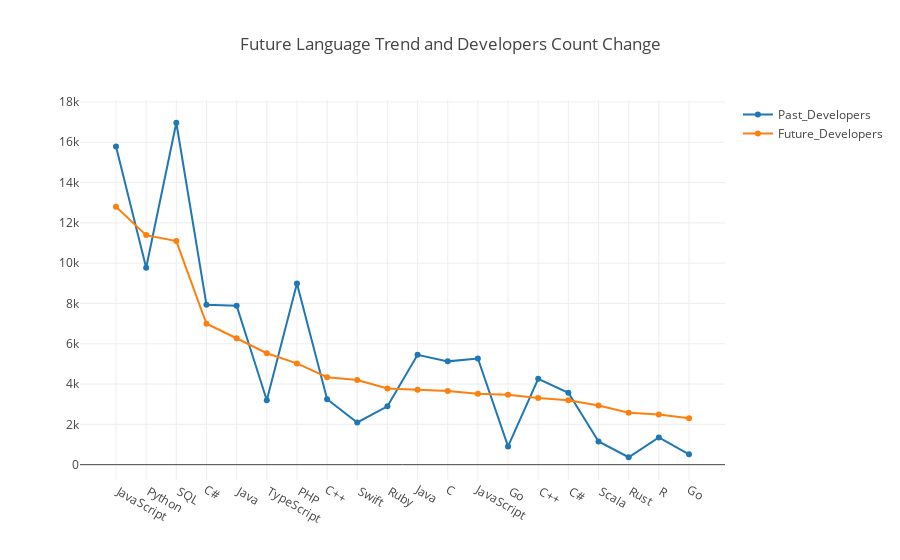

Here is the notebook cell this chart was saved with:
### Code cell
# Create traces
trace0 = go.Scatter(
    x = agg_df.Languages[0:20],
    y = agg_df.Past_Developers_Count[0:20],
    mode = 'lines+markers',
    name = 'Past_Developers'
)

trace1 = go.Scatter(
    x = agg_df.Languages[0:20],
    y = agg_df.Future_Developers_Count[0:20],
    mode = 'lines+markers',
    name = 'Future_Developers'
)

data = [trace0, trace1]
layout = dict(title = "Future Language Trend and Developers Count Change")
    
fig = dict(data = data, layout = layout)
py.iplot(fig, filename = 'scatter-mode')

### Figure 1 — Plotly figure (JSON) as saved in the notebook; plotly's stock layout.template omitted (floating-point values rounded to 4 significant figures)
{"data": [{"mode": "lines+markers", "name": "Past_Developers", "type": "scatter", "uid": "dffbc24d-c267-4221-b06d-45a0e370dae2", "x": [" JavaScript", " Python", " SQL", "C#", " Java", " TypeScript", " PHP", "C++", " Swift", " Ruby", "Java", "C", "JavaScript", " Go", " C++", " C#", " Scala", " Rust", " R", "Go"], "y": [15795, 9774, 16968, 7939, 7889, 3198, 8985, 3250, 2093, 2894, 5452, 5126, 5270, 906, 4265, 3565, 1151, 368, 1352, 514]}, {"mode": "lines+markers", "name": "Future_Developers", "type": "scatter", "uid": "1f6211ff-8e53-421a-8343-740ef6f63d39", "x": [" JavaScript", " Python", " SQL", "C#", " Java", " TypeScript", " PHP", "C++", " Swift", " Ruby", "Java", "C", "JavaScript", " Go", " C++", " C#", " Scala", " Rust", " R", "Go"], "y": [12804, 11392, 11094, 6994, 6273, 5530, 5026, 4337, 4204, 3784, 3715, 3659, 3523, 3467, 3310, 3193, 2931, 2581, 2484, 2303]}], "layout": {"title": "Future Language Trend and Developers Count Change"}}
